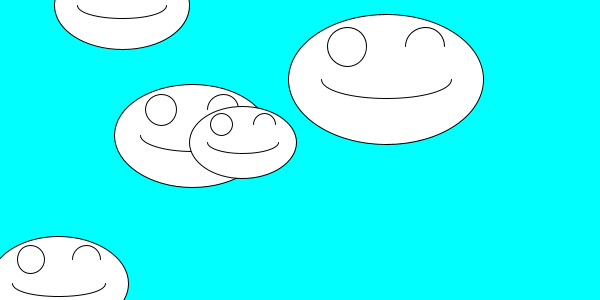
Frame 1 (no input)
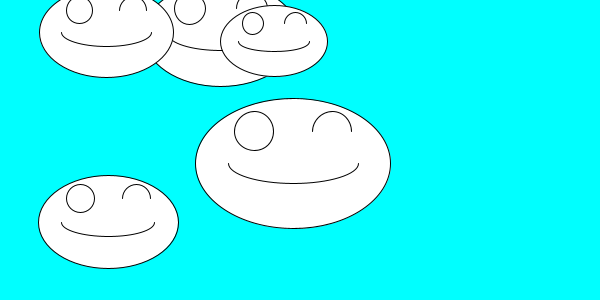
Frame 60 (the mouse pressed at the canvas centre just before this capture)
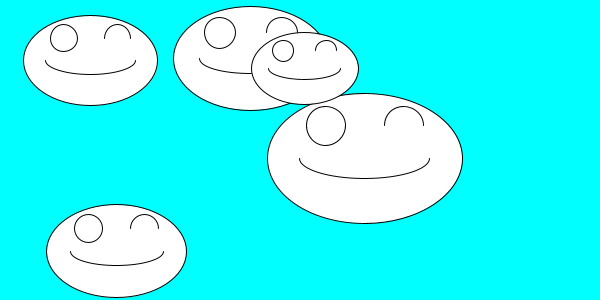
Frame 120 (the mouse held since frame 60 and released just before this capture)

The Processing sketch that drew these frames (run headless with seeded random() and noise(); from frame 60 on, the mouse is pressed at the canvas centre):

// Processing sketch: exercise6
// ── exercise6.pde
Siha [] aa;
void setup() {
  size(600, 300);
  aa = new Siha[5];
  for (int i=0; i<5; i++) {
    aa[i] = new Siha(random(width),random(height), random(100, 200));
    aa[i].Life();
  }
}
void draw(){
  background(0,255,255);
  for (int i=0; i<5; i++) {
    if(i != 4){
      for(int j=i+1;j<5;j++){
        aa[i].collide(aa[j]);
      }
    }
    aa[i].act();
    aa[i].Life();
  }  
}

// ── classss.pde
class Siha {
  Siha() {   };
  Siha(float p, float q, float r) {
    x = p;     y = q;     d = r;
    vx = random(-3,3); vy = random(-2,2);
  }
  float x, y, d, vx, vy;
  void collide(Siha b){
    float dd;
    dd = sqrt((x-b.x)*(x-b.x) + (y-b.y)*(y-b.y));
    if(dd < (d+b.d)/4){
      float vx1 = vx, vy1 = vy;
      vx = b.vx;
      vy = b.vy;
      b.vx = vx1;
      b.vy = vy1;
    }
}
  void act(){
    x += vx;  y += vy;
    if(x>width) vx = -vx;
    if(x<0) vx = -vx;
    if(y>height) vy = -vy;
    if(y<0) vy = -vy;
  }
  void Life() {
    ellipse(x, y, d, d/3*2);
    circle(x-d/5, y-d/6, d/5);
    arc(x+d/5, y-d/6, d/5, d/5, PI, 2*PI);
    arc(x, y, d*2/3, d/5, 0, PI);
  }
}
